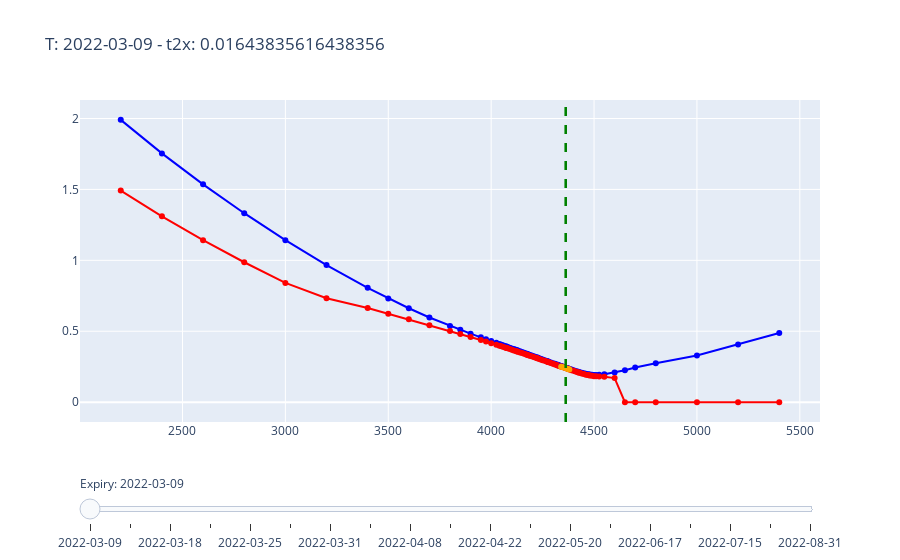
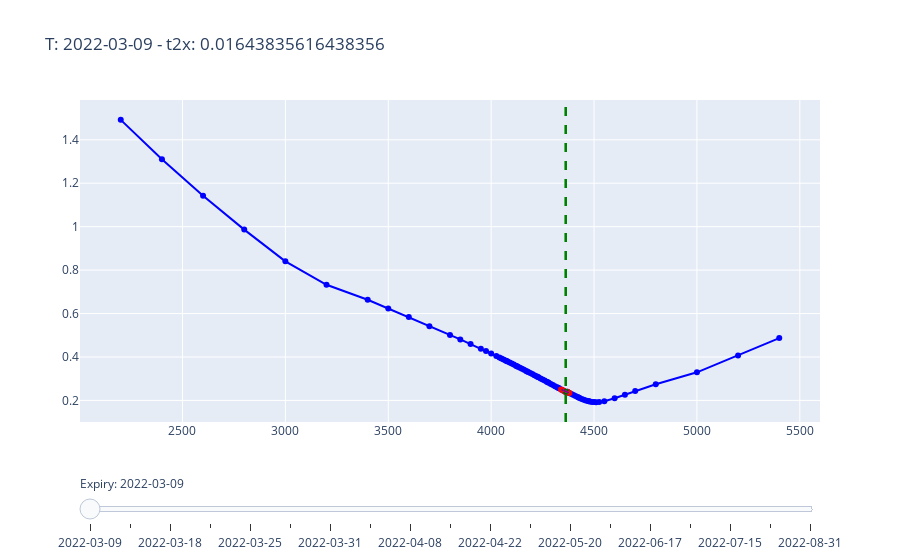
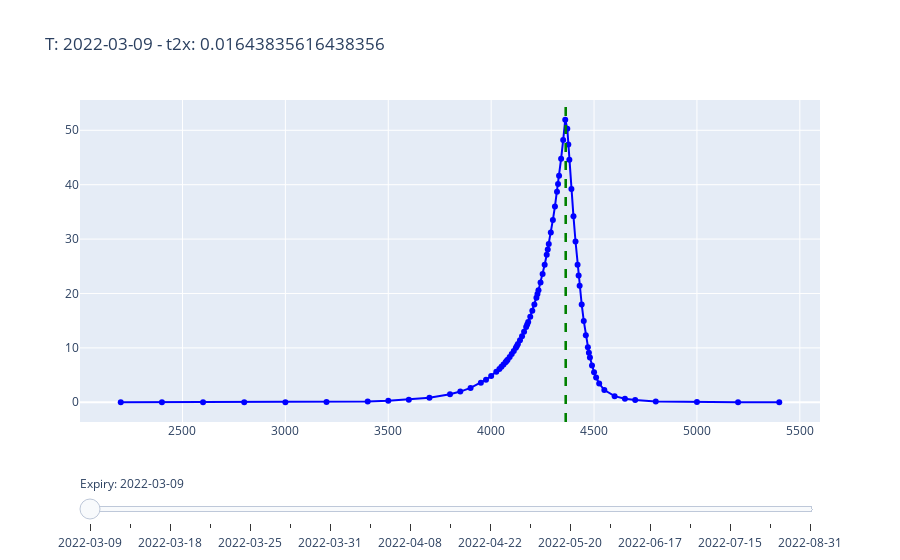

Notebook source saved alongside these figures, in order:
### Code cell
nb.plot_put_call_iv(plot_closeup=False)
nb.plot_iv(plot_closeup=False)
nb.plot_price(plot_closeup=False)
